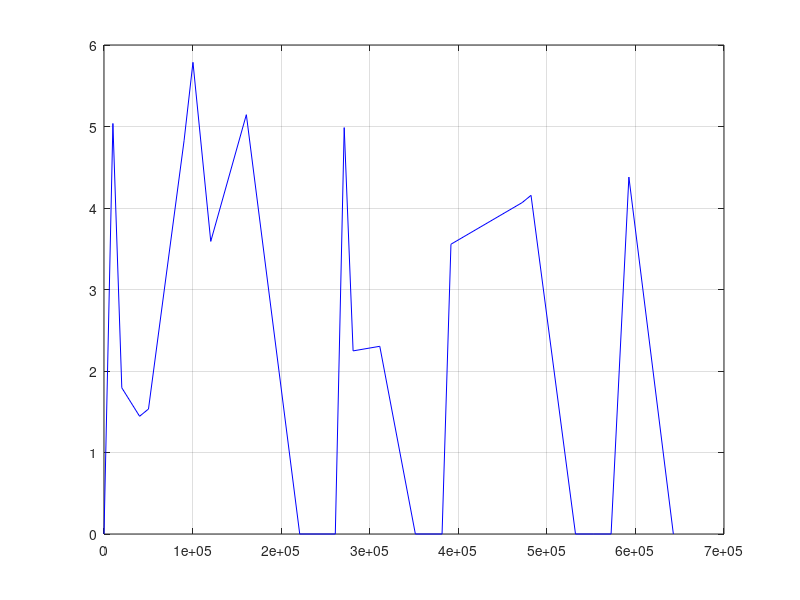
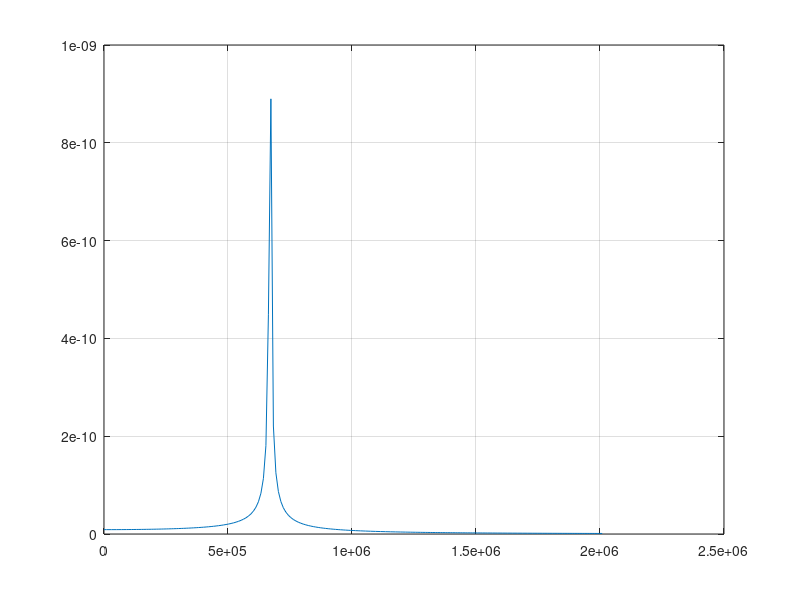

These charts were generated, in order, by the following MATLAB code:
function nonlinearplot6
format compact
pml = 200e-6;
H = 2e-6;
W = 5e-6;
%F = 0.5 * 8.854e-12 * H*proofmasslength * V^2 / gap^2 ;
V = 15;
N = 20;
gap = 2e-6;
f = N * 0.5 * 8.854e-12 * H * V^2 / gap; %Comb
volume = pml * pml * H;
density = 2300;
m = density * volume;
L = 50e-6;
E = 165e9;
I = W^3*H/12;
k1 = 3*E*I/L^3;
viscosity = 1.78e-5; %viscosity of air
fluid = 2e-6; %Between the device and the substrate.
w0 = sqrt(k1/m); %1.1978e+005
c = viscosity*pml^2/fluid;
k3 = 3.26*E*I/L^5; %2.2412e+006
Amax = f/(c*w0)
c,f,k3,k1,m,w0

g = c/m/2; %967
b = ((1e3*0+1)) *k3/m ; %2e20
F = f/m; %2e-8

g=0.2;   b=0.2 * 1e-5;   F=4;f=F;w0=w0;m=1;

res=200;
small = 0.1;
i1=0;i3=0;i5=0;W1=0;W3=0;W5=0;A1=0;A3=0;A5=0;i=0;
I=sqrt(-1);
lim=w0*3;
for w=0:lim/res:lim
    a1=1/3*sqrt(2)*sqrt(b*(8*w0^6-24*w0^4*w^2+24*w0^2*w^4+288*g^2*w^2*w0^2-288*g^2*w^4-8*w^6+81*F^2*b+3*sqrt(3)*sqrt(48*w0^6*F^2*b+2048*w0^4*g^4*w^4-1024*w0^6*w^4*g^2+256*w0^8*g^2*w^2-144*w0^4*w^2*F^2*b+144*w0^2*w^4*F^2*b-1728*g^2*w^4*F^2*b+1728*g^2*w^2*w0^2*F^2*b+243*F^4*b^2+1536*w0^4*g^2*w^6-4096*w0^2*w^6*g^4-1024*w0^2*w^8*g^2-48*w^6*F^2*b+4096*g^6*w^6+2048*g^4*w^8+256*g^2*w^10))^(1/3)*(-48*g^2*w^2+(8*w0^6-24*w0^4*w^2+24*w0^2*w^4+288*g^2*w^2*w0^2-288*g^2*w^4-8*w^6+81*F^2*b+3*sqrt(3)*sqrt(48*w0^6*F^2*b+2048*w0^4*g^4*w^4-1024*w0^6*w^4*g^2+256*w0^8*g^2*w^2-144*w0^4*w^2*F^2*b+144*w0^2*w^4*F^2*b-1728*g^2*w^4*F^2*b+1728*g^2*w^2*w0^2*F^2*b+243*F^4*b^2+1536*w0^4*g^2*w^6-4096*w0^2*w^6*g^4-1024*w0^2*w^8*g^2-48*w^6*F^2*b+4096*g^6*w^6+2048*g^4*w^8+256*g^2*w^10))^(2/3)+4*w0^4-8*w0^2*w^2+4*w^4-4*(8*w0^6-24*w0^4*w^2+24*w0^2*w^4+288*g^2*w^2*w0^2-288*g^2*w^4-8*w^6+81*F^2*b+3*sqrt(3)*sqrt(48*w0^6*F^2*b+2048*w0^4*g^4*w^4-1024*w0^6*w^4*g^2+256*w0^8*g^2*w^2-144*w0^4*w^2*F^2*b+144*w0^2*w^4*F^2*b-1728*g^2*w^4*F^2*b+1728*g^2*w^2*w0^2*F^2*b+243*F^4*b^2+1536*w0^4*g^2*w^6-4096*w0^2*w^6*g^4-1024*w0^2*w^8*g^2-48*w^6*F^2*b+4096*g^6*w^6+2048*g^4*w^8+256*g^2*w^10))^(1/3)*w0^2+4*(8*w0^6-24*w0^4*w^2+24*w0^2*w^4+288*g^2*w^2*w0^2-288*g^2*w^4-8*w^6+81*F^2*b+3*sqrt(3)*sqrt(48*w0^6*F^2*b+2048*w0^4*g^4*w^4-1024*w0^6*w^4*g^2+256*w0^8*g^2*w^2-144*w0^4*w^2*F^2*b+144*w0^2*w^4*F^2*b-1728*g^2*w^4*F^2*b+1728*g^2*w^2*w0^2*F^2*b+243*F^4*b^2+1536*w0^4*g^2*w^6-4096*w0^2*w^6*g^4-1024*w0^2*w^8*g^2-48*w^6*F^2*b+4096*g^6*w^6+2048*g^4*w^8+256*g^2*w^10))^(1/3)*w^2))/(b*(8*w0^6-24*w0^4*w^2+24*w0^2*w^4+288*g^2*w^2*w0^2-288*g^2*w^4-8*w^6+81*F^2*b+3*sqrt(3)*sqrt(48*w0^6*F^2*b+2048*w0^4*g^4*w^4-1024*w0^6*w^4*g^2+256*w0^8*g^2*w^2-144*w0^4*w^2*F^2*b+144*w0^2*w^4*F^2*b-1728*g^2*w^4*F^2*b+1728*g^2*w^2*w0^2*F^2*b+243*F^4*b^2+1536*w0^4*g^2*w^6-4096*w0^2*w^6*g^4-1024*w0^2*w^8*g^2-48*w^6*F^2*b+4096*g^6*w^6+2048*g^4*w^8+256*g^2*w^10))^(1/3));
    if abs(imag(a1))<small
        i1=i1+1;
        W1(i1)=w;
        A1(i1)=real(a1);
    end
    a3=1/3*sqrt(-b*(8*w0^6-24*w0^4*w^2+24*w0^2*w^4+288*g^2*w^2*w0^2-288*g^2*w^4-8*w^6+81*F^2*b+3*sqrt(3)*sqrt(48*w0^6*F^2*b+2048*w0^4*g^4*w^4-1024*w0^6*w^4*g^2+256*w0^8*g^2*w^2-144*w0^4*w^2*F^2*b+144*w0^2*w^4*F^2*b-1728*g^2*w^4*F^2*b+1728*g^2*w^2*w0^2*F^2*b+243*F^4*b^2+1536*w0^4*g^2*w^6-4096*w0^2*w^6*g^4-1024*w0^2*w^8*g^2-48*w^6*F^2*b+4096*g^6*w^6+2048*g^4*w^8+256*g^2*w^10))^(1/3)*((8*w0^6-24*w0^4*w^2+24*w0^2*w^4+288*g^2*w^2*w0^2-288*g^2*w^4-8*w^6+81*F^2*b+3*sqrt(3)*sqrt(48*w0^6*F^2*b+2048*w0^4*g^4*w^4-1024*w0^6*w^4*g^2+256*w0^8*g^2*w^2-144*w0^4*w^2*F^2*b+144*w0^2*w^4*F^2*b-1728*g^2*w^4*F^2*b+1728*g^2*w^2*w0^2*F^2*b+243*F^4*b^2+1536*w0^4*g^2*w^6-4096*w0^2*w^6*g^4-1024*w0^2*w^8*g^2-48*w^6*F^2*b+4096*g^6*w^6+2048*g^4*w^8+256*g^2*w^10))^(2/3)+4*w0^4-8*w0^2*w^2-48*g^2*w^2+4*w^4+8*(8*w0^6-24*w0^4*w^2+24*w0^2*w^4+288*g^2*w^2*w0^2-288*g^2*w^4-8*w^6+81*F^2*b+3*sqrt(3)*sqrt(48*w0^6*F^2*b+2048*w0^4*g^4*w^4-1024*w0^6*w^4*g^2+256*w0^8*g^2*w^2-144*w0^4*w^2*F^2*b+144*w0^2*w^4*F^2*b-1728*g^2*w^4*F^2*b+1728*g^2*w^2*w0^2*F^2*b+243*F^4*b^2+1536*w0^4*g^2*w^6-4096*w0^2*w^6*g^4-1024*w0^2*w^8*g^2-48*w^6*F^2*b+4096*g^6*w^6+2048*g^4*w^8+256*g^2*w^10))^(1/3)*w0^2-8*(8*w0^6-24*w0^4*w^2+24*w0^2*w^4+288*g^2*w^2*w0^2-288*g^2*w^4-8*w^6+81*F^2*b+3*sqrt(3)*sqrt(48*w0^6*F^2*b+2048*w0^4*g^4*w^4-1024*w0^6*w^4*g^2+256*w0^8*g^2*w^2-144*w0^4*w^2*F^2*b+144*w0^2*w^4*F^2*b-1728*g^2*w^4*F^2*b+1728*g^2*w^2*w0^2*F^2*b+243*F^4*b^2+1536*w0^4*g^2*w^6-4096*w0^2*w^6*g^4-1024*w0^2*w^8*g^2-48*w^6*F^2*b+4096*g^6*w^6+2048*g^4*w^8+256*g^2*w^10))^(1/3)*w^2-I*sqrt(3)*(8*w0^6-24*w0^4*w^2+24*w0^2*w^4+288*g^2*w^2*w0^2-288*g^2*w^4-8*w^6+81*F^2*b+3*sqrt(3)*sqrt(48*w0^6*F^2*b+2048*w0^4*g^4*w^4-1024*w0^6*w^4*g^2+256*w0^8*g^2*w^2-144*w0^4*w^2*F^2*b+144*w0^2*w^4*F^2*b-1728*g^2*w^4*F^2*b+1728*g^2*w^2*w0^2*F^2*b+243*F^4*b^2+1536*w0^4*g^2*w^6-4096*w0^2*w^6*g^4-1024*w0^2*w^8*g^2-48*w^6*F^2*b+4096*g^6*w^6+2048*g^4*w^8+256*g^2*w^10))^(2/3)+4*I*sqrt(3)*w0^4-8*I*sqrt(3)*w0^2*w^2-48*I*sqrt(3)*g^2*w^2+4*I*sqrt(3)*w^4))/(b*(8*w0^6-24*w0^4*w^2+24*w0^2*w^4+288*g^2*w^2*w0^2-288*g^2*w^4-8*w^6+81*F^2*b+3*sqrt(3)*sqrt(48*w0^6*F^2*b+2048*w0^4*g^4*w^4-1024*w0^6*w^4*g^2+256*w0^8*g^2*w^2-144*w0^4*w^2*F^2*b+144*w0^2*w^4*F^2*b-1728*g^2*w^4*F^2*b+1728*g^2*w^2*w0^2*F^2*b+243*F^4*b^2+1536*w0^4*g^2*w^6-4096*w0^2*w^6*g^4-1024*w0^2*w^8*g^2-48*w^6*F^2*b+4096*g^6*w^6+2048*g^4*w^8+256*g^2*w^10))^(1/3));
    if abs(imag(a3))<small
        i3=i3+1;
        W3(i3)=w;
        A3(i3)=real(a3);
    end    
    a5=1/3*sqrt(b*(8*w0^6-24*w0^4*w^2+24*w0^2*w^4+288*g^2*w^2*w0^2-288*g^2*w^4-8*w^6+81*F^2*b+3*sqrt(3)*sqrt(48*w0^6*F^2*b+2048*w0^4*g^4*w^4-1024*w0^6*w^4*g^2+256*w0^8*g^2*w^2-144*w0^4*w^2*F^2*b+144*w0^2*w^4*F^2*b-1728*g^2*w^4*F^2*b+1728*g^2*w^2*w0^2*F^2*b+243*F^4*b^2+1536*w0^4*g^2*w^6-4096*w0^2*w^6*g^4-1024*w0^2*w^8*g^2-48*w^6*F^2*b+4096*g^6*w^6+2048*g^4*w^8+256*g^2*w^10))^(1/3)*(-(8*w0^6-24*w0^4*w^2+24*w0^2*w^4+288*g^2*w^2*w0^2-288*g^2*w^4-8*w^6+81*F^2*b+3*sqrt(3)*sqrt(48*w0^6*F^2*b+2048*w0^4*g^4*w^4-1024*w0^6*w^4*g^2+256*w0^8*g^2*w^2-144*w0^4*w^2*F^2*b+144*w0^2*w^4*F^2*b-1728*g^2*w^4*F^2*b+1728*g^2*w^2*w0^2*F^2*b+243*F^4*b^2+1536*w0^4*g^2*w^6-4096*w0^2*w^6*g^4-1024*w0^2*w^8*g^2-48*w^6*F^2*b+4096*g^6*w^6+2048*g^4*w^8+256*g^2*w^10))^(2/3)-4*w0^4+8*w0^2*w^2+48*g^2*w^2-4*w^4-8*(8*w0^6-24*w0^4*w^2+24*w0^2*w^4+288*g^2*w^2*w0^2-288*g^2*w^4-8*w^6+81*F^2*b+3*sqrt(3)*sqrt(48*w0^6*F^2*b+2048*w0^4*g^4*w^4-1024*w0^6*w^4*g^2+256*w0^8*g^2*w^2-144*w0^4*w^2*F^2*b+144*w0^2*w^4*F^2*b-1728*g^2*w^4*F^2*b+1728*g^2*w^2*w0^2*F^2*b+243*F^4*b^2+1536*w0^4*g^2*w^6-4096*w0^2*w^6*g^4-1024*w0^2*w^8*g^2-48*w^6*F^2*b+4096*g^6*w^6+2048*g^4*w^8+256*g^2*w^10))^(1/3)*w0^2+8*(8*w0^6-24*w0^4*w^2+24*w0^2*w^4+288*g^2*w^2*w0^2-288*g^2*w^4-8*w^6+81*F^2*b+3*sqrt(3)*sqrt(48*w0^6*F^2*b+2048*w0^4*g^4*w^4-1024*w0^6*w^4*g^2+256*w0^8*g^2*w^2-144*w0^4*w^2*F^2*b+144*w0^2*w^4*F^2*b-1728*g^2*w^4*F^2*b+1728*g^2*w^2*w0^2*F^2*b+243*F^4*b^2+1536*w0^4*g^2*w^6-4096*w0^2*w^6*g^4-1024*w0^2*w^8*g^2-48*w^6*F^2*b+4096*g^6*w^6+2048*g^4*w^8+256*g^2*w^10))^(1/3)*w^2-I*sqrt(3)*(8*w0^6-24*w0^4*w^2+24*w0^2*w^4+288*g^2*w^2*w0^2-288*g^2*w^4-8*w^6+81*F^2*b+3*sqrt(3)*sqrt(48*w0^6*F^2*b+2048*w0^4*g^4*w^4-1024*w0^6*w^4*g^2+256*w0^8*g^2*w^2-144*w0^4*w^2*F^2*b+144*w0^2*w^4*F^2*b-1728*g^2*w^4*F^2*b+1728*g^2*w^2*w0^2*F^2*b+243*F^4*b^2+1536*w0^4*g^2*w^6-4096*w0^2*w^6*g^4-1024*w0^2*w^8*g^2-48*w^6*F^2*b+4096*g^6*w^6+2048*g^4*w^8+256*g^2*w^10))^(2/3)+4*I*sqrt(3)*w0^4-8*I*sqrt(3)*w0^2*w^2-48*I*sqrt(3)*g^2*w^2+4*I*sqrt(3)*w^4))/(b*(8*w0^6-24*w0^4*w^2+24*w0^2*w^4+288*g^2*w^2*w0^2-288*g^2*w^4-8*w^6+81*F^2*b+3*sqrt(3)*sqrt(48*w0^6*F^2*b+2048*w0^4*g^4*w^4-1024*w0^6*w^4*g^2+256*w0^8*g^2*w^2-144*w0^4*w^2*F^2*b+144*w0^2*w^4*F^2*b-1728*g^2*w^4*F^2*b+1728*g^2*w^2*w0^2*F^2*b+243*F^4*b^2+1536*w0^4*g^2*w^6-4096*w0^2*w^6*g^4-1024*w0^2*w^8*g^2-48*w^6*F^2*b+4096*g^6*w^6+2048*g^4*w^8+256*g^2*w^10))^(1/3));
    if abs(imag(a5))<small
        i5=i5+1;
        W5(i5)=w;
        A5(i5)=real(a5);
    end
    
    i=i+1;
    aa(i)= f / m / sqrt( (w0^2-w^2)^2 + 4*g^2*w^2 );
    ww(i)=w;
end

figure(1);clf;plot(W1,A1,'b');%,W3,A3,'r',W5,A5,'g');grid on;
grid on;
figure(2);clf;plot(ww,aa);grid on;
